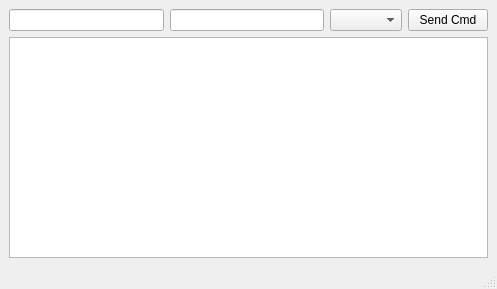
<?xml version="1.0" encoding="UTF-8"?>
<ui version="4.0">
 <class>MainWindow</class>
 <widget class="QMainWindow" name="MainWindow">
  <property name="geometry">
   <rect>
    <x>0</x>
    <y>0</y>
    <width>497</width>
    <height>289</height>
   </rect>
  </property>
  <property name="windowTitle">
   <string>MainWindow</string>
  </property>
  <widget class="QWidget" name="centralwidget">
   <layout class="QVBoxLayout" name="verticalLayout">
    <item>
     <layout class="QHBoxLayout" name="horizontalLayout">
      <item>
       <widget class="QLineEdit" name="qCmdLine_lineEdit">
        <property name="inputMask">
         <string/>
        </property>
        <property name="clearButtonEnabled">
         <bool>false</bool>
        </property>
       </widget>
      </item>
      <item>
       <widget class="QLineEdit" name="qValue_lineEdit">
        <property name="inputMask">
         <string/>
        </property>
        <property name="text">
         <string/>
        </property>
       </widget>
      </item>
      <item>
       <widget class="QComboBox" name="qMotorSelector_comboBox">
        <property name="editable">
         <bool>false</bool>
        </property>
        <property name="currentIndex">
         <number>-1</number>
        </property>
        <property name="maxVisibleItems">
         <number>3</number>
        </property>
        <property name="maxCount">
         <number>3</number>
        </property>
       </widget>
      </item>
      <item>
       <widget class="QPushButton" name="qSendCmd_pushButton">
        <property name="text">
         <string>Send Cmd</string>
        </property>
       </widget>
      </item>
     </layout>
    </item>
    <item>
     <widget class="QTextEdit" name="qSerialMonitor_textEdit"/>
    </item>
   </layout>
  </widget>
  <widget class="QMenuBar" name="menubar">
   <property name="geometry">
    <rect>
     <x>0</x>
     <y>0</y>
     <width>497</width>
     <height>22</height>
    </rect>
   </property>
  </widget>
  <widget class="QStatusBar" name="statusbar"/>
 </widget>
 <resources/>
 <connections/>
</ui>
